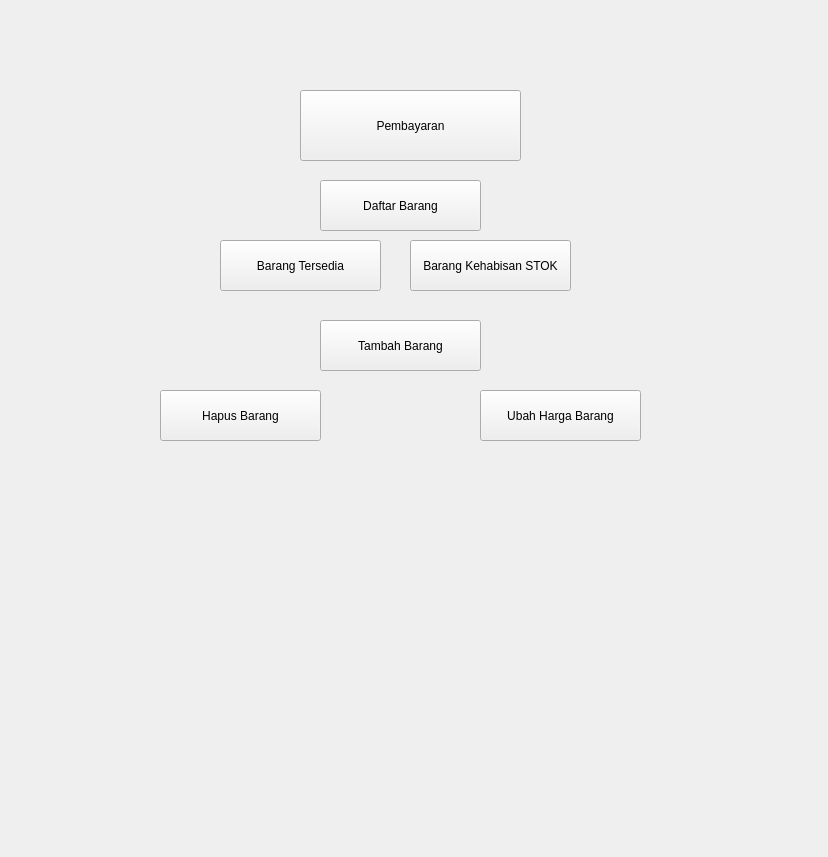
<?xml version="1.0" encoding="UTF-8"?>
<ui version="4.0">
 <class>Form</class>
 <widget class="QWidget" name="Form">
  <property name="geometry">
   <rect>
    <x>0</x>
    <y>0</y>
    <width>828</width>
    <height>857</height>
   </rect>
  </property>
  <property name="windowTitle">
   <string>Form</string>
  </property>
  <widget class="QPushButton" name="pushButton">
   <property name="geometry">
    <rect>
     <x>300</x>
     <y>90</y>
     <width>221</width>
     <height>71</height>
    </rect>
   </property>
   <property name="text">
    <string>Pembayaran</string>
   </property>
  </widget>
  <widget class="QPushButton" name="pushButton_2">
   <property name="geometry">
    <rect>
     <x>220</x>
     <y>240</y>
     <width>161</width>
     <height>51</height>
    </rect>
   </property>
   <property name="text">
    <string>Barang Tersedia</string>
   </property>
  </widget>
  <widget class="QPushButton" name="pushButton_3">
   <property name="geometry">
    <rect>
     <x>320</x>
     <y>180</y>
     <width>161</width>
     <height>51</height>
    </rect>
   </property>
   <property name="text">
    <string>Daftar Barang</string>
   </property>
  </widget>
  <widget class="QPushButton" name="pushButton_5">
   <property name="geometry">
    <rect>
     <x>480</x>
     <y>390</y>
     <width>161</width>
     <height>51</height>
    </rect>
   </property>
   <property name="text">
    <string>Ubah Harga Barang</string>
   </property>
  </widget>
  <widget class="QPushButton" name="pushButton_6">
   <property name="geometry">
    <rect>
     <x>160</x>
     <y>390</y>
     <width>161</width>
     <height>51</height>
    </rect>
   </property>
   <property name="text">
    <string>Hapus Barang</string>
   </property>
  </widget>
  <widget class="QPushButton" name="pushButton_7">
   <property name="geometry">
    <rect>
     <x>320</x>
     <y>320</y>
     <width>161</width>
     <height>51</height>
    </rect>
   </property>
   <property name="text">
    <string>Tambah Barang</string>
   </property>
  </widget>
  <widget class="QPushButton" name="pushButton_8">
   <property name="geometry">
    <rect>
     <x>410</x>
     <y>240</y>
     <width>161</width>
     <height>51</height>
    </rect>
   </property>
   <property name="text">
    <string>Barang Kehabisan STOK</string>
   </property>
  </widget>
 </widget>
 <resources/>
 <connections/>
</ui>
